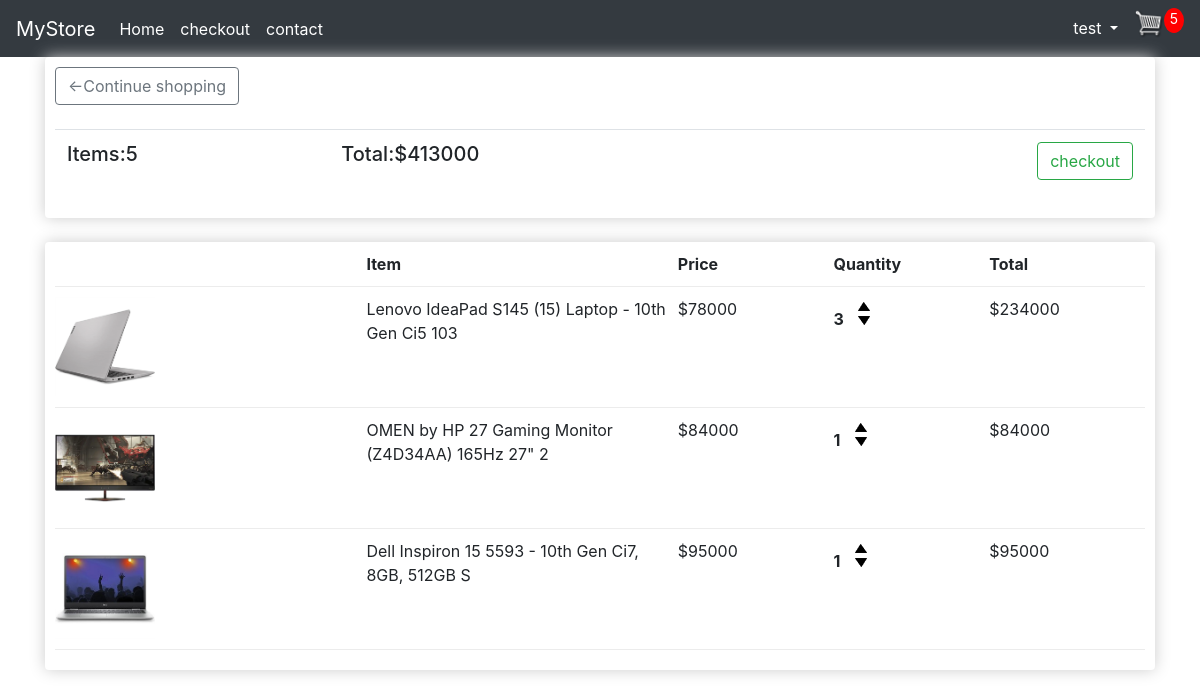
The app's page /cart/ (signed in) with its own data.
### shop/models.py (models this page shows, shortened)
class order(models.Model):
    transaction_id=models.AutoField(primary_key=True)
    customer=models.ForeignKey(User,default=None,blank=True,null=True,on_delete=models.SET_NULL)
    date_order=models.DateTimeField(auto_now_add=True,blank=True,null=True)
    complete=models.BooleanField(default=False,blank=True,null=True)
    @property
    def get_cart_total(self):
        orderitems=self.orderitem_set.all()
        total=0
        for i in orderitems:
            total+=i.pro_total
        return total
    @property
    def get_total_item(self):
        items=self.orderitem_set.all()
        total=0
        for i in items:
            total+=i.quantity
        return total

class orderItem(models.Model):
    order=models.ForeignKey(order,blank=True,null=True,on_delete=models.SET_NULL)
    product=models.ForeignKey(p,blank=True,null=True,on_delete=models.SET_NULL)
    quantity=models.IntegerField(default=0,blank=True,null=True)
    date_ordered=models.DateTimeField(auto_now_add=True)
    @property
    def pro_total(self):
        total= self.quantity*self.product.P_price
        return total
    property

class p(models.Model):
    P_id=models.AutoField(primary_key=True)
    P_name=models.CharField(max_length=50)
    P_price=models.IntegerField()
    P_Description=models.CharField(max_length=300)
    image=models.ImageField(null=True, blank=True)
    date=models.DateField(default=datetime.date.today)

### shop/views.py (the view)
# urls.py: path('cart/',views.cart,name='cart'),
@login_required(login_url='login/')
def cart(request):
    customer=request.user
    orders,created=order.objects.get_or_create(customer=customer,complete=False)
    items=orders.orderitem_set.all()
    context={'items':items,'order':orders}
    return render(request,'cart.html',context)

### templates/cart.html (shortened to what this page needs)
<!DOCTYPE html>
{% extends 'main.html'%}
{%load static%}
{% block content %}
<div class="row">
    <div class="col-lg-12">
        <div class="box">
            <a href="{%url 'home'%}" class="btn btn-outline-secondary">&#x2190;Continue shopping</a>
            <br>  <br>
         <table class="table">
             <tr>
                 <th><h5>Items:{{order.get_total_item}}</h5></th>
                 <th><h5>Total:${{order.get_cart_total}}</h5></th>
                 <th><a href="{%url 'checkout'%}" class="btn btn-outline-success" style="float: right;">checkout</a></th>
             </tr>
         </table>
        </div>
        <br>
        <div class="box">
            <div class="cart-row">
                <div style="flex:2"></div>
                <div style="flex:2"><strong>Item</strong></div>
                <div style="flex:1"><strong>Price</strong></div>
                <div style="flex:1"><strong>Quantity</strong></div>
                <div style="flex:1"><strong>Total</strong></div>
            </div>
            {% for i in items %}
            <div class="cart-row">
                <div style="flex:2"><img class="row-image" src="{{ i.product.image.url }}"></div>
                <div style="flex:2"><p>{{i.product.P_name}}</p></div>
                <div style="flex:1"><p>${{i.product.P_price}}</p></div>
                <div style="flex:1">
                    <p class="quantity">{{i.quantity}}</p>
                    <div class="quantity">
                    <a href="{%url 'inc_quan' i.product.P_id%}"><img class="chg-quantity" src="{% static  'images/arrow-up.png' %}" ></a>
                       <a href="{%url 'rem_quan' i.product.P_id%}"> <img class="chg-quantity" src="{% static  'images/arrow-down.png' %}"></a>
                    </div>
                </div>
                <div style="flex:1"><p>${{i.pro_total}}</p></div>
            </div>
            {% endfor %}
        </div>
    </div>
</div>
{% endblock content %}

### templates/main.html (shortened to what this page needs)
<!DOCTYPE html>
{% load static %}
<html>
<head>
    <link rel="stylesheet" href="https://stackpath.bootstrapcdn.com/bootstrap/4.4.1/css/bootstrap.min.css"
>
    <link  rel="stylesheet" type="text/css" href="{% static 'css/main.css' %}">
</head>
<body>
<nav class="navbar navbar-expand-lg navbar-dark bg-dark">
  <a class="navbar-brand" href="{%url 'home' %}">MyStore</a>
  <div class="collapse navbar-collapse" id="navbarSupportedContent">
    <ul class="navbar-nav mr-auto">
      <li class="nav-item active">
        <a class="nav-link " href="{%url 'home' %}">Home <span class="sr-only">(current)</span></a>
      </li>
        <li class="nav-item active">
        <a class="nav-link " href="{%url 'checkout' %}">checkout <span class="sr-only">(current)</span></a>
      </li>
         <li class="nav-item active">
        <a class="nav-link " href="{%url 'ContactUs' %}">contact <span class="sr-only">(current)</span></a>
      </li>
    </ul>
 <ul class="nav justify-content-end">
    {% if user.is_authenticated %}
      <li class="nav-item dropdown">
        <a class="nav-link dropdown-toggle" style="color: white;" href="#" id="navbarDropdown" role="button" data-toggle="dropdown" aria-haspopup="true" aria-expanded="false">
          {{user.username}}
        </a>
      </li>
    {% else %}
      <li class="nav-item btn btn-warning">
        <a href="{% url 'login' %}">Login</a>
    </li>
     {% endif %}
     {% if user.is_authenticated %}
      <li class="nav-item "  >
       <a href="{%url 'cart'%}">
           <img id="cart" src="{% static 'images\cart.png'%}"   width="30px";
height="30px";>
       </a>
      </li>
       {% endif %}
      <p id="cart-total">{{order.get_total_item}}</p>
            </ul>
  </div>
</nav>
<div class='container'>
{% block content %}
{% endblock content %}
</div>
</body>
</html>

### static/css/main.css (style rules this page uses)
#cart { display:inline-block }
#cart-total { display: block; text-align: center; color:#fff; background-color: red; width: 20px; height: 25px; border-radius: 50%; font-size: 14px; }
.box { box-shadow:hsl(0, 0%, 80%) 0 0 16px; background-color: #fff; border-radius: 4px; padding: 10px; }
.cart-row { display: flex; align-items: flex-stretch; padding-bottom: 10px; margin-bottom: 10px; border-bottom: 1px solid #ececec; }
.quantity { display: inline-block; font-weight: 700; padding-right:10px; }
.chg-quantity { width: 12px; cursor: pointer; display: block; margin-top: 5px; transition:.1s; }
.row-image { width: 100px; }
.row { display:flex }

### records on screen
order: get_total_item "5", get_cart_total "413000"
orderItem: product.image (picture), product.P_name "Lenovo IdeaPad S145 (15) Laptop - 10th Gen Ci5 103", product.P_price "78000", quantity "3", pro_total "234000"
orderItem: product.image (picture), product.P_name "OMEN by HP 27 Gaming Monitor (Z4D34AA) 165Hz 27\" 2", product.P_price "84000", quantity "1", pro_total "84000"
orderItem: product.image (picture), product.P_name "Dell Inspiron 15 5593 - 10th Gen Ci7, 8GB, 512GB S", product.P_price "95000", quantity "1", pro_total "95000"

### other values on screen
{{ user.username }} "test"
